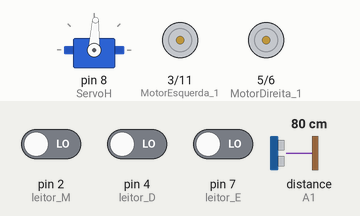
This sketch was run on a simulated Arduino Uno, built with avr-gcc and run on an emulated ATmega328P. Parts: servo, motor-driver pin pairs drawn as motors (green arrow = first pin HIGH = forward, orange = second pin HIGH = backward, longer = more drive). The inputs (shaded band) are chosen by the test bench; at power-on: distance to the obstacle (sensor on A1) 80 cm, pin 7 (leitor_E) LOW, pin 2 (leitor_M) LOW, pin 4 (leitor_D) LOW.

Above: at 1.2 s.
1.3 s: distance to the obstacle (sensor on A1) set to 11 cm
2.8 s: distance to the obstacle (sensor on A1) set to 8 cm
At 4.9 s:
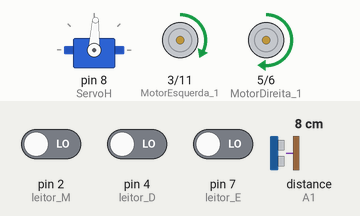
5.8 s: pin 7 (leitor_E) driven HIGH
At 6.2 s:
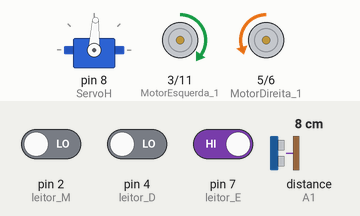
8.8 s: distance to the obstacle (sensor on A1) set to 18 cm
At 11.55 s:
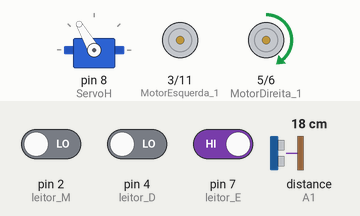
11.8 s: pin 2 (leitor_M) driven HIGH
At 12.5 s:
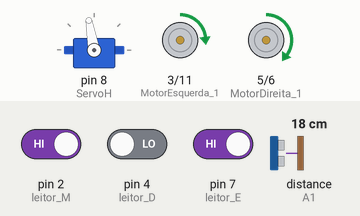
13.3 s: pin 4 (leitor_D) driven HIGH
At 14.7 s:
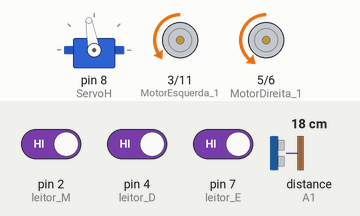
Timing chart, 0 to 15.8 s (numbered marks = the images above; inputs shaded):
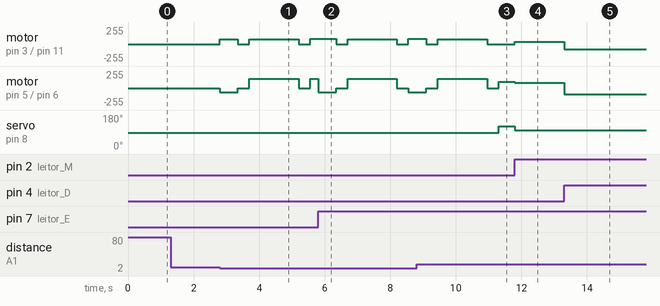

Measured:
- the behaviour switches between 10 and 9 cm on distance to the obstacle (sensor on A1) (found by bisection; images 0 and 1)
- after the input at 1.3 s, every drawn part: stays the same
- after the input at 8.8 s, motor on pin 3 (MotorEsquerda_1) / pin 11 (MotorEsquerda_2): goes on until 11.0 s, then stays stopped; servo on pin 8 (ServoH): 87° → 120° after 2.5 s
- after the input at 11.8 s, motor on pin 3 (MotorEsquerda_1) / pin 11 (MotorEsquerda_2): stopped → forward 36/255 at once; motor on pin 5 (MotorDireita_1) / pin 6 (MotorDireita_2): forward 96/255 → forward 80/255 at once; servo on pin 8 (ServoH): 120° → 100° at once
- after the input at 13.3 s, motor on pin 3 (MotorEsquerda_1) / pin 11 (MotorEsquerda_2): forward 36/255 → backward 75/255 at once; motor on pin 5 (MotorDireita_1) / pin 6 (MotorDireita_2): forward 80/255 → backward 95/255 at once

The sketch:

sketch_aug25a.ino
```cpp
#include<Servo.h>
#include<Ultrasonic.h>
#define ServoH 8
Ultrasonic HC_SR04(A0,A1);
int MotorDireita_1 = 5;
int MotorDireita_2 = 6;
int MotorEsquerda_1 = 3;
int MotorEsquerda_2 = 11;
const int leitor_D = 4;
const int leitor_E = 7;
const int leitor_M = 2;

int Status_E;
int Status_M;
int Status_D;
int x = 55;
Servo S_H;
int PosH = 87;
int Dist;


void setup() {
  // put your setup code here, to run once:
  //Serial.begin(9600);
  pinMode(MotorDireita_1,OUTPUT);
  pinMode(MotorDireita_2,OUTPUT);
  pinMode(MotorEsquerda_1,OUTPUT);
  pinMode(MotorEsquerda_2,OUTPUT);
  pinMode(leitor_D,INPUT);
  pinMode(leitor_M,INPUT);
  pinMode(leitor_E,INPUT);
  S_H.attach(ServoH);
  S_H.write(PosH);
  Dist = HC_SR04.Ranging(CM);


}

void loop() {
  // put your main code here, to run repeatedly:
  Dist = HC_SR04.Ranging(CM);
  Status_E= digitalRead(leitor_E);
  Status_D= digitalRead(leitor_D);
  Status_M= digitalRead(leitor_M);
  S_H.write(PosH);
  if(Dist > 70 ){
    x=90;
    Linha(x);

  }else{
    if(Dist > 15 && Dist < 50 ){
      x = 60;
      Linha(x);
    }else{
      if(Dist < 10){
        Pare();
        ObjetoDetec();
      }
    }
  }

  //Frente(x);
}

int Linha(int x){
  int y;
  if(Status_E == HIGH && Status_M == HIGH && Status_D == HIGH){
     Re();
    // Vaga = CaminhoFaltando(Vaga);
     return 0;
  }
  if(Status_E == HIGH && Status_M == HIGH && Status_D == LOW){
    PosH = Esquerda(x);
    return 0;
  }
  if(Status_E == HIGH && Status_M == LOW && Status_D == HIGH){
   //NULL
    return 0;
  }
  if(Status_E == HIGH && Status_M == LOW && Status_D == LOW){
   PosH =  EsquerdaRapido(x);
    return 0;
  }
  if(Status_E == LOW && Status_M == HIGH && Status_D == HIGH){
    PosH = Direita(x);
    return 0;
  }
  if(Status_E == LOW && Status_M == HIGH && Status_D == LOW){
   PosH = Frente(x);
    return 0;
  }
  if(Status_E == LOW && Status_M == LOW && Status_D == HIGH){
   PosH =  DireitaRapido(x);
    return 0;
  }
  if(Status_E == LOW && Status_M == LOW && Status_D == LOW){
//    Vaga = Parking(Vaga);
    return 0;
  }
}

int Frente(int x){
  analogWrite(MotorDireita_1,x+15);
  digitalWrite(MotorDireita_2,LOW);
  digitalWrite(MotorEsquerda_2,LOW);
  analogWrite(MotorEsquerda_1,x);
  return 87;
}
int Esquerda(int x){
  analogWrite(MotorDireita_1,x+20);
  digitalWrite(MotorDireita_2,LOW);
  analogWrite(MotorEsquerda_1,x*0.6);//(x*1.7)+20)
  digitalWrite(MotorEsquerda_2,LOW);
  return 100;
}
int Direita(int x){
  analogWrite(MotorDireita_1,(x*0.6)+20);
  digitalWrite(MotorDireita_2,LOW);
  analogWrite(MotorEsquerda_1,x);//(x*1.7)+20)
  digitalWrite(MotorEsquerda_2,LOW);
  return 60;
}
int Re(){
    analogWrite(MotorDireita_2,95);
    digitalWrite(MotorDireita_1,LOW);
    analogWrite(MotorEsquerda_2,75);
    digitalWrite(MotorEsquerda_1,LOW);
    return 87;
 }
int EsquerdaRapido(int x){
  analogWrite(MotorDireita_1,x*1.6);
  digitalWrite(MotorDireita_2,LOW);
  digitalWrite(MotorEsquerda_2,LOW);
  digitalWrite(MotorEsquerda_1,LOW);
  return 120;
}
int DireitaRapido(int x){
  digitalWrite(MotorDireita_1,LOW);
  digitalWrite(MotorDireita_2,LOW);
  analogWrite(MotorEsquerda_1,(x*1.6)+20);
  digitalWrite(MotorEsquerda_2,LOW);
  return 45;
}
void Pare(){
  digitalWrite(MotorDireita_1,LOW);
  digitalWrite(MotorDireita_2,LOW);
  digitalWrite(MotorEsquerda_1,LOW);
  digitalWrite(MotorEsquerda_2,LOW);
}
void ObjetoDetec(){

    DesvioE();

}
void Esquerda_45(){
    analogWrite(MotorDireita_2,60);
    digitalWrite(MotorDireita_1,LOW);
    analogWrite(MotorEsquerda_1,70);
    digitalWrite(MotorEsquerda_2,LOW);
    delay(300);
}
void Direita_45(){
    analogWrite(MotorDireita_1,60);
    digitalWrite(MotorDireita_2,LOW);
    analogWrite(MotorEsquerda_2,70);
    digitalWrite(MotorEsquerda_1,LOW);
    delay(300);
}
void Curva_E(){
    analogWrite(MotorDireita_1,80);
    digitalWrite(MotorDireita_2,LOW);
    digitalWrite(MotorEsquerda_2,LOW);
    analogWrite(MotorEsquerda_1,140);
}
void Curva_D(){
    analogWrite(MotorDireita_1,140);
    digitalWrite(MotorDireita_2,LOW);
    digitalWrite(MotorEsquerda_2,LOW);
    analogWrite(MotorEsquerda_1,70);
}

void DesvioE(){
    Esquerda_45();
    delay(250);
    Pare();
    delay(350);
    Curva_D();
    delay(1500);
    Pare();
    delay(350);
    Pare();
    do{
      Status_E= digitalRead(leitor_E);
      PosH = Frente(80);
    }while(Status_E == LOW);
}
void DesvioD(){
    Direita_45();
    delay(330);
    Pare();
    delay(350);
    Curva_E();
    delay(2500);
    Pare();
    delay(350);
    Direita_45();
    delay(330);
    Pare();
    delay(350);
}
```
